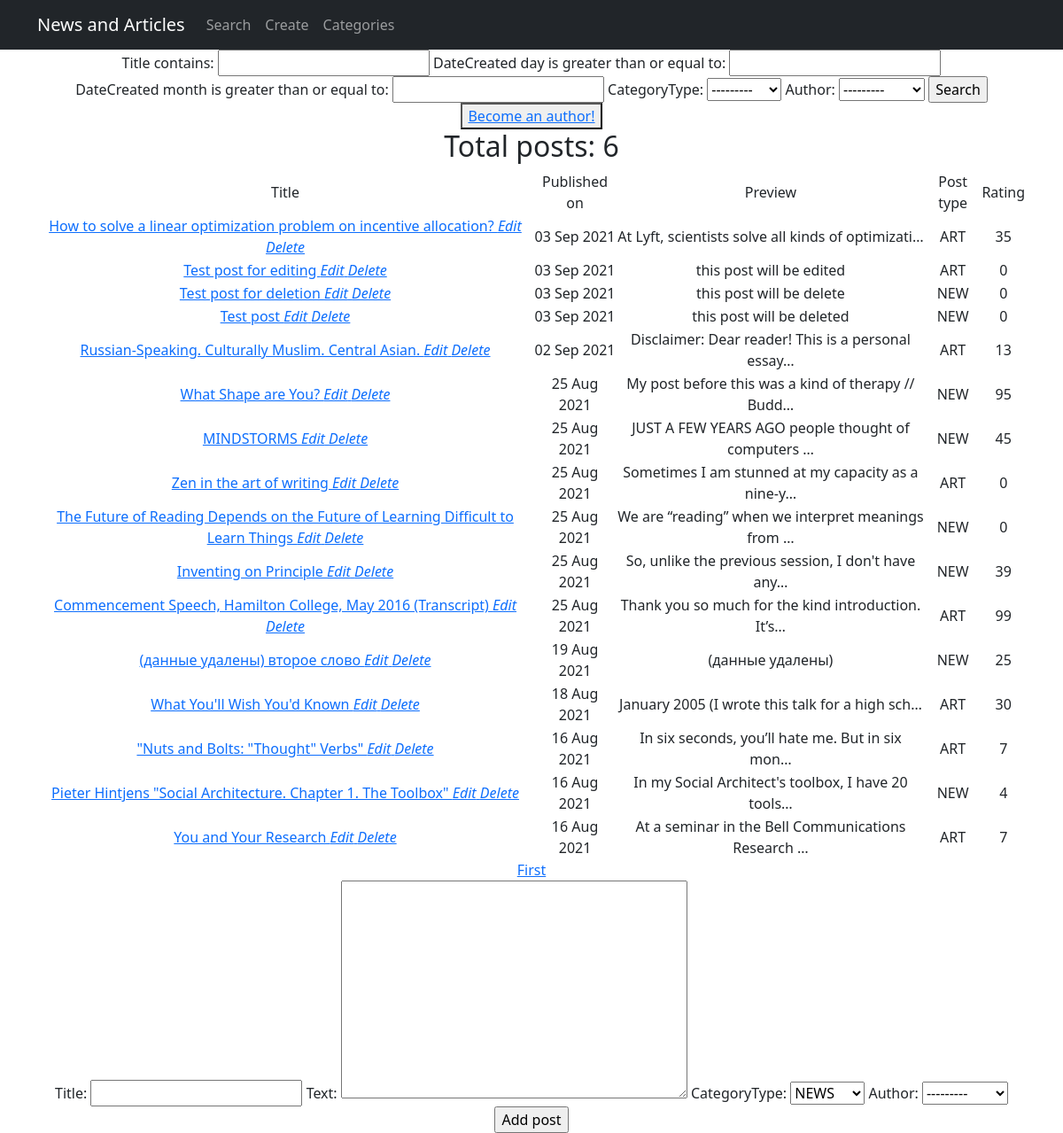
The page /news/search/?page=2 (signed in) on the database its author committed.
### news/models.py (models this page shows, shortened)
class Post(models.Model):
    author = models.ForeignKey(Author, on_delete=models.CASCADE)
    NEWS = 'NEW'
    ARTICLE = 'ART'
    CATEGORY_CHOICES = [(NEWS, 'NEWS'), (ARTICLE, 'ARTICLE'), ]
    categoryType = models.CharField(max_length=3, choices=CATEGORY_CHOICES, default=NEWS)
    dateCreated = models.DateTimeField(auto_now_add=True)
    postCategory = models.ManyToManyField(Category, through='PostCategory')
    title = models.CharField(max_length=128)
    text = models.TextField()
    rating = models.SmallIntegerField(default=0)
    def get_absolute_url(self):
        return f'/news/{self.id}'

### news/views.py (the view, shortened to what this page needs)
# urls.py: path('search/', PostSearchView.as_view(), name='post_search'),
class PostSearchView(PermissionRequiredMixin, ListView):
    permission_required = ('news.add_post', 'news.edit_post')
    model = Post
    template_name = 'post_search.html'
    context_object_name = 'news'
    queryset = Post.objects.order_by('-id')
    paginate_by = 10
    form_class = PostForm
    def get_context_data(self, **kwargs):
        context = super().get_context_data(**kwargs)
        context['filter'] = PostFilter(self.request.GET, queryset=self.get_queryset())
        context['categories'] = Category.objects.all()
        context['form'] = PostForm()
        context['is_not_author'] = not self.request.user.groups.filter(name='author').exists()
        return context

### news/forms.py
class PostForm(ModelForm):
    class Meta:
        model = Post
        fields = ['title', 'text', 'categoryType', 'author']

### news/models.py (called while the page is built)
    def __str__(self):
        return f'{self.authorUser.username}'

### news/templatetags/custom_filters.py (called while the page is built)
@register.filter(name='censor')
def censor(value):
    for word in censor_list:
        value = value.replace(word, replacement_word)
    return value

@register.simple_tag(takes_context=True)
def param_replace(context, **kwargs):
    d = context['request'].GET.copy()
    for k, v in kwargs.items():
        d[k] = v
    for k in [k for k, v in d.items() if not v]:
        del d[k]
    return d.urlencode()

### templates/post_search.html (shortened to what this page needs)
{% extends 'flatpages/default.html' %}
{% load custom_filters %}
{% block content %}
<form method="GET">
    {{ filter.form }}
    <input type="submit" value="Search">
</form>
{% if is_not_author %}
<button> <a href="sign/upgrade/"> Become an author!</a> </button>
{% endif %}
    {% if news %}
<h2>Total posts: {{news|length}}</h2>
<table>
            <tr>
                <td>
                    Title
                </td>
                <td>
                    Published on
                </td>
                <td>
                    Preview
                </td>
                <td>
                    Post type
                </td>
                <td>
                    Rating
            </tr>
        {% for news in filter.qs %}
            <tr>
                <td>
                   <a href="{{ news.get_absolute_url }}"> {{ news.title|censor }} </a>
                    <a href="{{ news.get_absolute_url }}/create"> <i>Edit</i> </a>
                    <a href="{{ news.get_absolute_url }}/delete"> <i>Delete</i> </a>
                </td>
                <td>
                    {{ news.dateCreated|date:'d M Y' }}
                </td>
                <td>
                    {{ news.text|truncatechars:50|censor }}
                </td>
                 <td>
                    {{ news.categoryType }}
                </td>
                <td>
                    {{ news.rating }}
                </td>
            </tr>
        {% endfor %}
        </table>
    {% else %}
        <h2> No news today :( </h2>
    {% endif %}
{% if is_paginated %}
    {% if page_obj.has_previous %}
        <a href="?{% param_replace page=1 %}">First</a>
    {% endif %}
{% endif %}
<form method="POST">
    {{ form }}
    <input type="Submit" value="Add post">
</form>
{% endblock content %}

### rows shown on the page
Post: title|censor "How to solve a linear optimization problem on incentive allocation?", dateCreated "03 Sep 2021", text|censor "At Lyft, scientists solve all kinds of optimizati…", categoryType "ART", rating "35"
Post: title|censor "Test post for editing", dateCreated "03 Sep 2021", text|censor "this post will be edited", categoryType "ART", rating "0"
Post: title|censor "Test post for deletion", dateCreated "03 Sep 2021", text|censor "this post will be delete", categoryType "NEW", rating "0"
Post: title|censor "Test post", dateCreated "03 Sep 2021", text|censor "this post will be deleted", categoryType "NEW", rating "0"
Post: title|censor "Russian-Speaking. Culturally Muslim. Central Asian.", dateCreated "02 Sep 2021", text|censor "Disclaimer: Dear reader! This is a personal essay…", categoryType "ART", rating "13"
Post: title|censor "What Shape are You?", dateCreated "25 Aug 2021", text|censor "My post before this was a kind of therapy // Budd…", categoryType "NEW", rating "95"
Post: title|censor "MINDSTORMS", dateCreated "25 Aug 2021", text|censor "JUST A FEW YEARS AGO people thought of computers …", categoryType "NEW", rating "45"
Post: title|censor "Zen in the art of writing", dateCreated "25 Aug 2021", text|censor "Sometimes I am stunned at my capacity as a nine-y…", categoryType "ART", rating "0"
Post: title|censor "The Future of Reading Depends on the Future of Learning Difficult to Learn Things", dateCreated "25 Aug 2021", text|censor "We are “reading” when we interpret meanings from …", categoryType "NEW", rating "0"
Post: title|censor "Inventing on Principle", dateCreated "25 Aug 2021", text|censor "So, unlike the previous session, I don't have any…", categoryType "NEW", rating "39"
Post: title|censor "Commencement Speech, Hamilton College, May 2016 (Transcript)", dateCreated "25 Aug 2021", text|censor "Thank you so much for the kind introduction. It’s…", categoryType "ART", rating "99"
Post: title|censor "(данные удалены) второе слово", dateCreated "19 Aug 2021", text|censor "(данные удалены)", categoryType "NEW", rating "25"
Post: title|censor "What You'll Wish You'd Known", dateCreated "18 Aug 2021", text|censor "January 2005 (I wrote this talk for a high sch…", categoryType "ART", rating "30"
Post: title|censor "\"Nuts and Bolts: \"Thought\" Verbs\"", dateCreated "16 Aug 2021", text|censor "In six seconds, you’ll hate me. But in six mon…", categoryType "ART", rating "7"
Post: title|censor "Pieter Hintjens \"Social Architecture. Chapter 1. The Toolbox\"", dateCreated "16 Aug 2021", text|censor "In my Social Architect's toolbox, I have 20 tools…", categoryType "NEW", rating "4"
Post: title|censor "You and Your Research", dateCreated "16 Aug 2021", text|censor "At a seminar in the Bell Communications Research …", categoryType "ART", rating "7"

### other values the page prints
{{ news|length }} "6"
